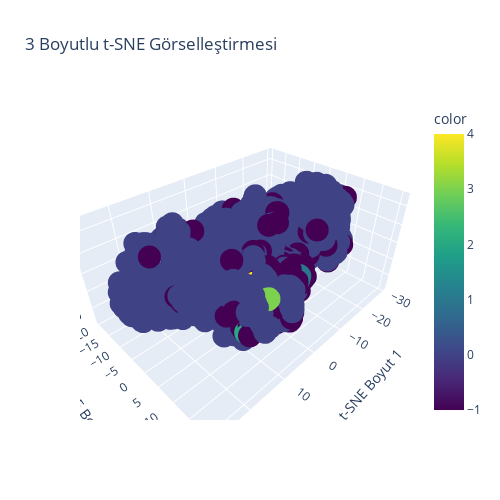

The code cell stored with this chart in its notebook:
### Code cell
# DataFrame
df_tsne = pd.DataFrame({
    'tsne1': X_tsne[:, 0],
    'tsne2': X_tsne[:, 1],
    'tsne3': X_tsne[:, 2],
    'label': y_train
})

# Etkileşimli 3B scatter plot
fig = px.scatter_3d(df_tsne, x='tsne1', y='tsne2', z='tsne3',
                    color=clusters,
                    title='3 Boyutlu t-SNE Görselleştirmesi',
                    labels={'tsne1': 't-SNE Boyut 1',
                            'tsne2': 't-SNE Boyut 2',
                            'tsne3': 't-SNE Boyut 3'},
                    color_continuous_scale='viridis')

fig.update_layout(
    width=500,  # piksel cinsinden genişlik
    height=500, # piksel cinsinden yükseklik
    autosize=False  # otomatik boyutlandırmayı kapat
)


fig.show()

### Figure 1 — Plotly figure (JSON) as saved in the notebook; plotly's stock layout.template omitted (floating-point values rounded to 4 significant figures; data arrays with more than 128 entries replaced by an {"elided": "..."} marker saying what was removed)
{"data": [{"hovertemplate": "t-SNE Boyut 1=%{x}<br>t-SNE Boyut 2=%{y}<br>t-SNE Boyut 3=%{z}<br>color=%{marker.color}<extra></extra>", "legendgroup": "", "marker": {"color": {"elided": "6348 int values"}, "coloraxis": "coloraxis", "symbol": "circle"}, "mode": "markers", "name": "", "scene": "scene", "showlegend": false, "x": {"elided": "6348 float values"}, "y": {"elided": "6348 float values"}, "z": {"elided": "6348 float values"}, "type": "scatter3d"}], "layout": {"scene": {"domain": {"x": [0.0, 1.0], "y": [0.0, 1.0]}, "xaxis": {"title": {"text": "t-SNE Boyut 1"}}, "yaxis": {"title": {"text": "t-SNE Boyut 2"}}, "zaxis": {"title": {"text": "t-SNE Boyut 3"}}}, "coloraxis": {"colorbar": {"title": {"text": "color"}}, "colorscale": [[0.0, "#440154"], [0.1111, "#482878"], [0.2222, "#3e4989"], [0.3333, "#31688e"], [0.4444, "#26828e"], [0.5556, "#1f9e89"], [0.6667, "#35b779"], [0.7778, "#6ece58"], [0.8889, "#b5de2b"], [1.0, "#fde725"]]}, "legend": {"tracegroupgap": 0}, "title": {"text": "3 Boyutlu t-SNE Görselleştirmesi"}, "width": 500, "height": 500, "autosize": false}}
